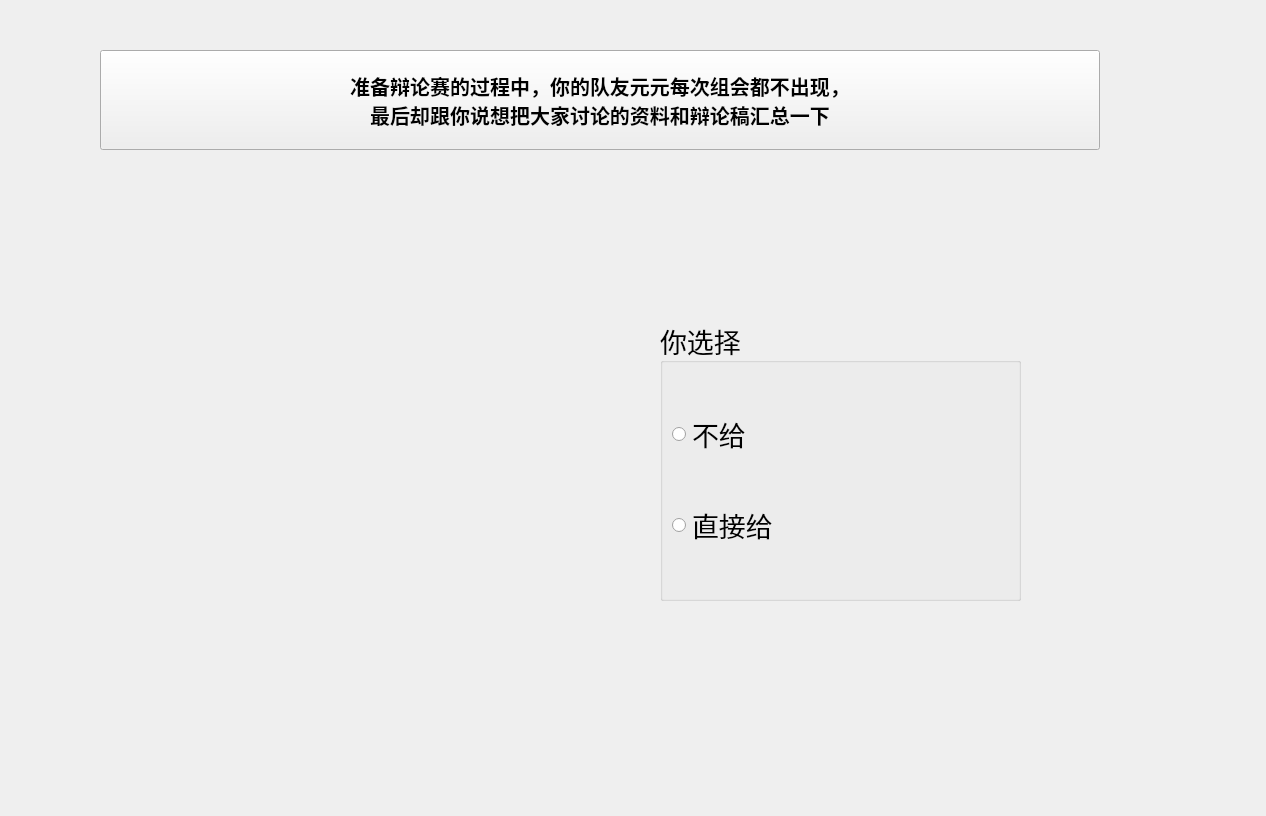
<?xml version="1.0" encoding="UTF-8"?>
<ui version="4.0">
 <class>PPT39</class>
 <widget class="QWidget" name="PPT39">
  <property name="geometry">
   <rect>
    <x>0</x>
    <y>0</y>
    <width>1266</width>
    <height>816</height>
   </rect>
  </property>
  <property name="windowTitle">
   <string>Form</string>
  </property>
  <widget class="QGroupBox" name="groupBox">
   <property name="geometry">
    <rect>
     <x>660</x>
     <y>320</y>
     <width>361</width>
     <height>281</height>
    </rect>
   </property>
   <property name="font">
    <font>
     <family>AcadEref</family>
     <pointsize>20</pointsize>
     <weight>50</weight>
     <bold>false</bold>
    </font>
   </property>
   <property name="title">
    <string>你选择</string>
   </property>
   <layout class="QHBoxLayout" name="horizontalLayout">
    <item>
     <layout class="QVBoxLayout" name="verticalLayout">
      <item>
       <widget class="QRadioButton" name="radioButton_2">
        <property name="text">
         <string>不给</string>
        </property>
       </widget>
      </item>
      <item>
       <widget class="QRadioButton" name="radioButton">
        <property name="text">
         <string>直接给</string>
        </property>
       </widget>
      </item>
     </layout>
    </item>
   </layout>
  </widget>
  <widget class="QPushButton" name="qj1">
   <property name="geometry">
    <rect>
     <x>100</x>
     <y>50</y>
     <width>1000</width>
     <height>100</height>
    </rect>
   </property>
   <property name="font">
    <font>
     <pointsize>15</pointsize>
     <weight>75</weight>
     <bold>true</bold>
    </font>
   </property>
   <property name="text">
    <string>准备辩论赛的过程中，你的队友元元每次组会都不出现，
最后却跟你说想把大家讨论的资料和辩论稿汇总一下</string>
   </property>
  </widget>
 </widget>
 <resources/>
 <connections/>
</ui>
